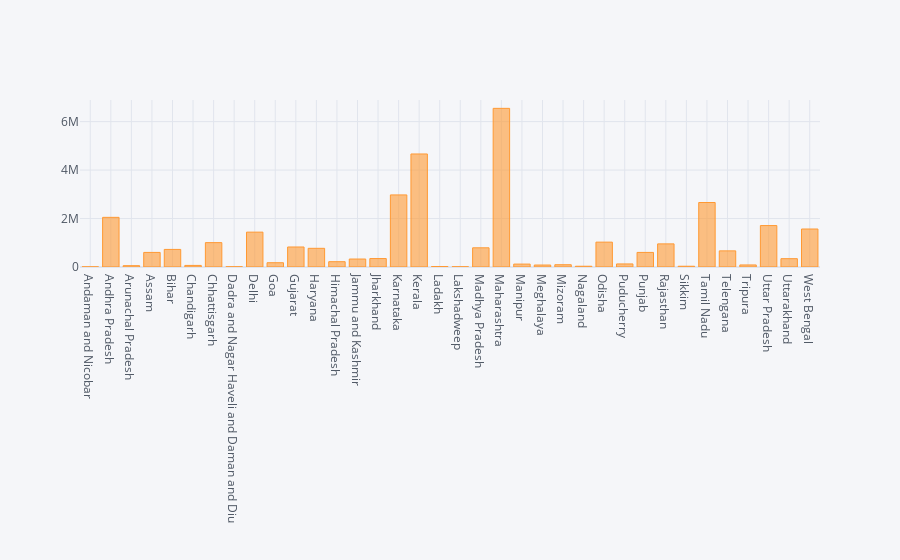

Notebook source saved alongside this figure:
### Code cell
#iplot
    dataframe.iplot(kind='bar',x='State/UTs',y='Total Cases')

### Figure 1 — Plotly figure (JSON) as saved in the notebook; plotly's stock layout.template omitted (floating-point values rounded to 4 significant figures)
{"data": [{"marker": {"color": "rgba(255, 153, 51, 0.6)", "line": {"color": "rgba(255, 153, 51, 1.0)", "width": 1}}, "name": "Total Cases", "orientation": "v", "text": "", "type": "bar", "x": ["Andaman and Nicobar", "Andhra Pradesh", "Arunachal Pradesh", "Assam", "Bihar", "Chandigarh", "Chhattisgarh", "Dadra and Nagar Haveli and Daman and Diu", "Delhi", "Goa", "Gujarat", "Haryana", "Himachal Pradesh", "Jammu and Kashmir", "Jharkhand", "Karnataka", "Kerala", "Ladakh", "Lakshadweep", "Madhya Pradesh", "Maharashtra", "Manipur", "Meghalaya", "Mizoram", "Nagaland", "Odisha", "Puducherry", "Punjab", "Rajasthan", "Sikkim", "Tamil Nadu", "Telengana", "Tripura", "Uttar Pradesh", "Uttarakhand", "West Bengal"], "y": [7620, 2049314, 54572, 601787, 725952, 65224, 1005325, 10670, 1438821, 176318, 825916, 770863, 218898, 329320, 348215, 2975067, 4664944, 20795, 10361, 792519, 6547793, 120426, 81161, 93660, 31219, 1025874, 126308, 601600, 954322, 31412, 2662177, 665749, 84127, 1709800, 343530, 1568321]}], "layout": {"legend": {"bgcolor": "#F5F6F9", "font": {"color": "#4D5663"}}, "paper_bgcolor": "#F5F6F9", "plot_bgcolor": "#F5F6F9", "title": {"font": {"color": "#4D5663"}}, "xaxis": {"gridcolor": "#E1E5ED", "showgrid": true, "tickfont": {"color": "#4D5663"}, "title": {"font": {"color": "#4D5663"}, "text": ""}, "zerolinecolor": "#E1E5ED"}, "yaxis": {"gridcolor": "#E1E5ED", "showgrid": true, "tickfont": {"color": "#4D5663"}, "title": {"font": {"color": "#4D5663"}, "text": ""}, "zerolinecolor": "#E1E5ED"}}}
